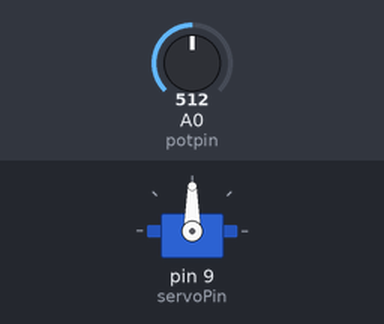
A sketch run on a simulated Arduino Uno, built with avr-gcc and run on an emulated ATmega328P. Parts: servo. Inputs (shaded band) come from the test bench; at power-on: A0 (potpin) = 512.

Above: at 1.2 s.
1.3 s: A0 (potpin) set to 716
At 2.3 s:
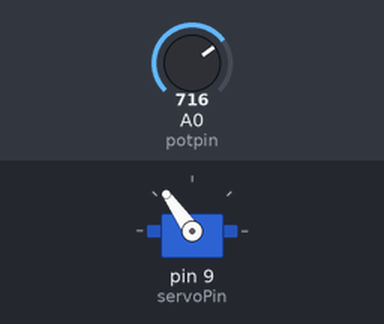
2.8 s: A0 (potpin) set to 900
At 3.3 s:
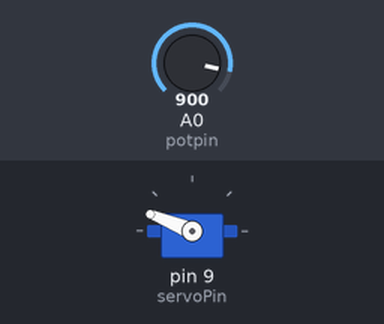
4.3 s: A0 (potpin) set to 1023
At 4.7 s:
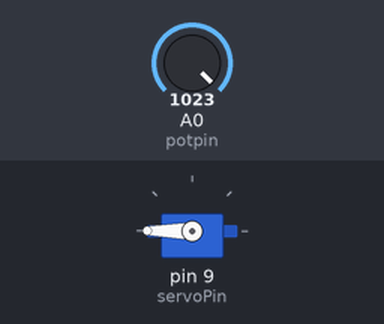
5.8 s: A0 (potpin) set to 306
At 6.8 s:
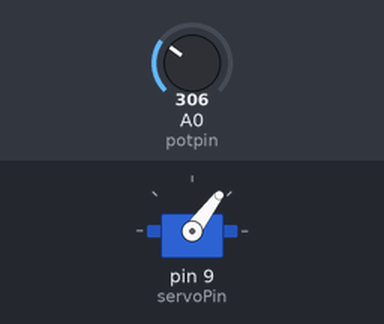
7.3 s: A0 (potpin) set to 122
At 8.2 s:
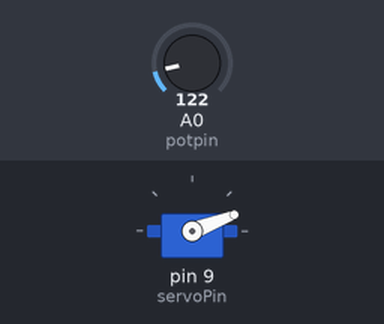
Timing chart, 0 to 9.8 s (numbered marks = the images above; inputs shaded):
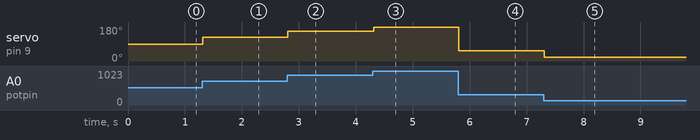

The sketch:

Aula_Pratica_6_Q2.ino
```cpp
/**
 * @file Aula_Pratica_6_Q2.ino
 * @brief Aula Prática 6 - Servo motor controlado por potenciômetro
 * @version 1.0
 * @date 2023-06-04
 *
 * A. O roteiro envolve o desenvolvimento de uma lógica em que um potenciômetro controla o giro de um servo motor.
 */

#include <Servo.h> // Inclui a biblioteca do Servo

Servo meuservo;     // Cria um objeto Servo para controlar o servo motor
int servoPin = 9;   // Define o pino do servo motor
int potpin = A0;    // Define o pino do potenciômetro
int val = 0;        // Variável para armazenar o valor lido do potenciômetro
int intervalo = 15; // Define o intervalo de tempo entre cada grau do servo motor

void setup()
{
  meuservo.attach(servoPin); // Anexa o servo motor ao pino 9
  meuservo.write(val);       // Define a posição do servo motor como 0 graus
}

void loop()
{
  val = analogRead(potpin);        // Lê o valor do potenciômetro
  val = map(val, 0, 1023, 0, 180); // Mapeia o valor para o intervalo de 0 a 180 graus
  meuservo.write(val);             // Define a posição do servo motor com base no valor mapeado
  delay(intervalo);                // Espera por 15 ms
}
```

Measured:
- after the input at 1.3 s, servo on pin 9 (servoPin): 90° → 125° at once
- after the input at 2.8 s, servo on pin 9 (servoPin): 125° → 158° at once
- after the input at 4.3 s, servo on pin 9 (servoPin): 158° → 180° at once
- after the input at 5.8 s, servo on pin 9 (servoPin): 180° → 53° at once
- after the input at 7.3 s, servo on pin 9 (servoPin): 53° → 21° at once
